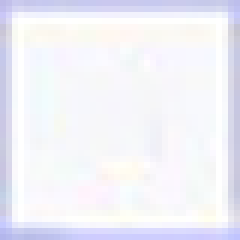
#> input picture Olegovo Boloto/python drawing/Клетка.png, 40 x 40 px (shown 6 times larger)
$ python drawBG.py
#> lines starting #> are read from the running program, lines starting #| are printed output that depends on the picture
from PIL import Image

Shape = Image.new("RGB", (1920, 1080), (0, 0, 0))
#> Shape: PIL image 1920x1080 RGB; every value is 0
Cell = Image.open("Клетка.png")
#> Cell is the input picture: PIL image 40x40 RGBA; mean R, G, B, A 240.6, 240.7, 248, 255

for i in range(48):
    for j in range(27):
        Shape.paste(Cell, (40 * i, 40 * j), Cell)
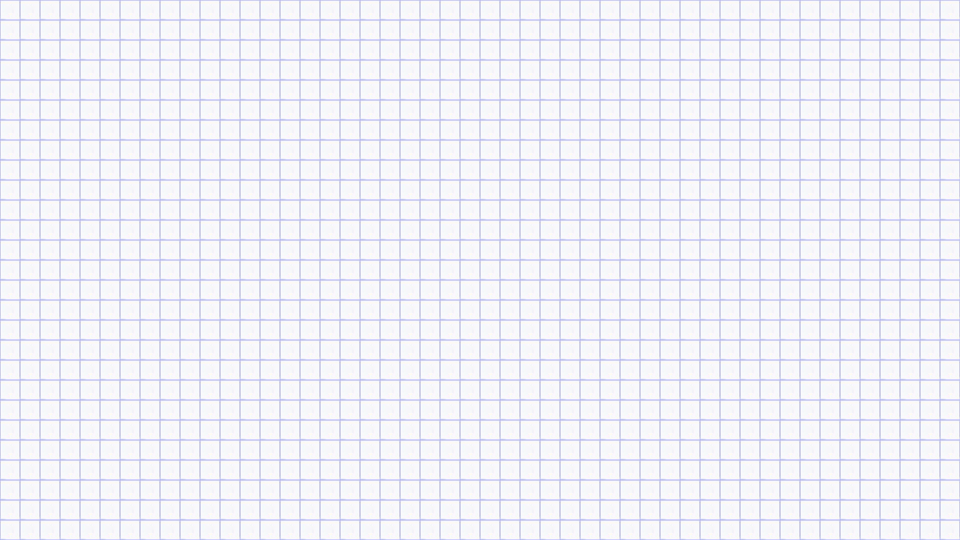
#> Shape: PIL image 1920x1080 RGB (shown at 1/2 size); mean R, G, B 240.6, 240.7, 248

Shape.save("res.png")
